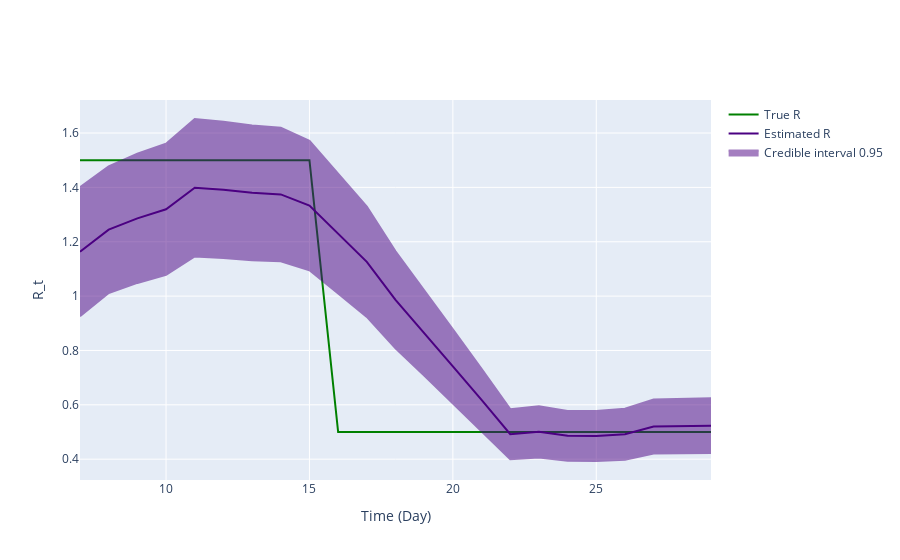

The notebook cell saved with this chart:
### Code cell
fig = ReproductionNumberPlot()

fig.add_ground_truth_rt(ground_truth)
fig.add_interval_rt(interval2)

fig.update_labels(time_label='Time (Day)', r_label='R_t')

fig.show_figure()

### Figure 1 — Plotly figure (JSON) as saved in the notebook; plotly's stock layout.template omitted (floating-point values rounded to 4 significant figures)
{"data": [{"line": {"color": "green"}, "mode": "lines", "name": "True R", "type": "scatter", "x": [7, 8, 9, 10, 11, 12, 13, 14, 15, 16, 17, 18, 19, 20, 21, 22, 23, 24, 25, 26, 27, 28, 29], "y": [1.5, 1.5, 1.5, 1.5, 1.5, 1.5, 1.5, 1.5, 1.5, 0.5, 0.5, 0.5, 0.5, 0.5, 0.5, 0.5, 0.5, 0.5, 0.5, 0.5, 0.5, 0.5, 0.5]}, {"line": {"color": "indigo"}, "mode": "lines", "name": "Estimated R", "type": "scatter", "x": [7, 8, 9, 10, 11, 12, 13, 14, 15, 16, 17, 18, 19, 20, 21, 22, 23, 24, 25, 26, 27, 28, 29], "y": [1.163, 1.244, 1.286, 1.32, 1.399, 1.391, 1.38, 1.374, 1.333, 1.231, 1.126, 0.9864, 0.8658, 0.7417, 0.6181, 0.4919, 0.5005, 0.4858, 0.4855, 0.4919, 0.5202, 0.5218, 0.5233]}, {"fill": "toself", "fillcolor": "indigo", "line": {"color": "indigo"}, "mode": "lines", "name": "Credible interval 0.95", "opacity": 0.5, "type": "scatter", "x": [7, 8, 9, 10, 11, 12, 13, 14, 15, 16, 17, 18, 19, 20, 21, 22, 23, 24, 25, 26, 27, 28, 29, 29, 28, 27, 26, 25, 24, 23, 22, 21, 20, 19, 18, 17, 16, 15, 14, 13, 12, 11, 10, 9, 8, 7], "y": [1.4, 1.478, 1.524, 1.561, 1.652, 1.641, 1.627, 1.62, 1.571, 1.451, 1.329, 1.165, 1.024, 0.8778, 0.7325, 0.5841, 0.5945, 0.5776, 0.5777, 0.5857, 0.6194, 0.6217, 0.6239, 0.4227, 0.4218, 0.421, 0.3981, 0.3933, 0.394, 0.4065, 0.3996, 0.5036, 0.6056, 0.708, 0.8076, 0.9235, 1.01, 1.095, 1.128, 1.132, 1.14, 1.146, 1.078, 1.049, 1.011, 0.9258]}], "layout": {"hovermode": "x unified", "xaxis": {"title": {"text": "Time (Day)"}}, "yaxis": {"title": {"text": "R_t"}}}}
